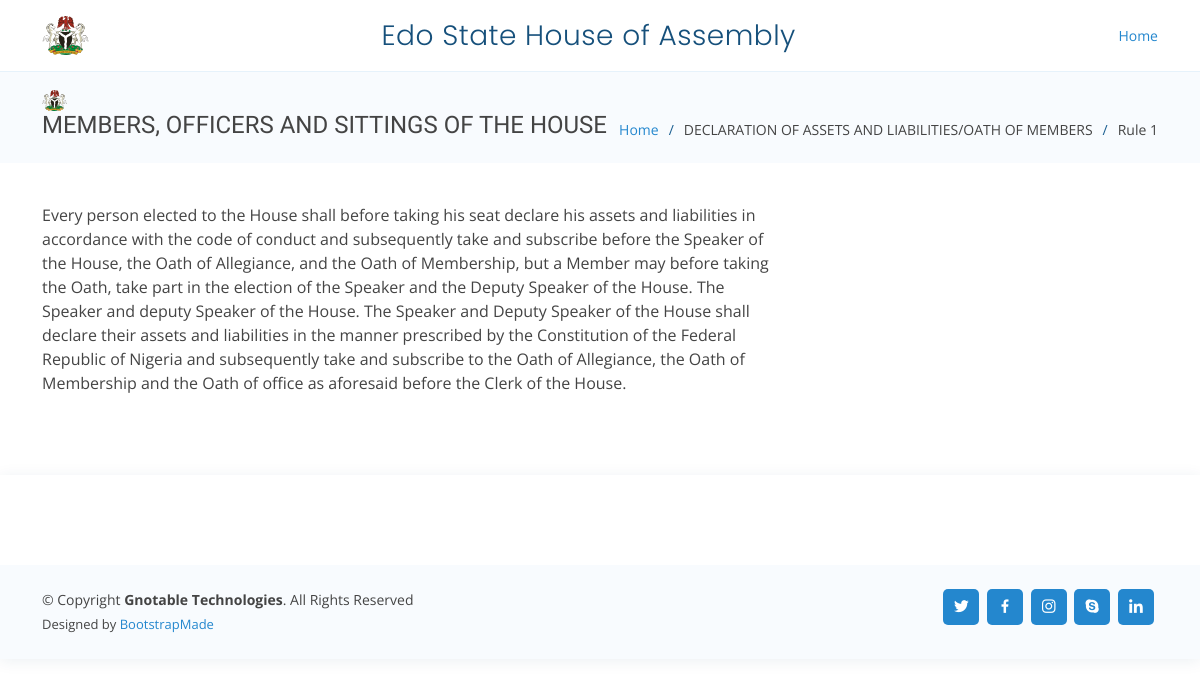
/counter/1, run on the app's committed database.
### edharules/models.py (models this page shows, shortened)
class EDHARule(models.Model):
    rule_section_num = models.IntegerField
    rule_section_title = models.CharField(max_length=255)
    rule_subsection_num = models.CharField(max_length=2)
    rule_subsection_title = models.CharField(max_length=255)
    rule_details = models.CharField(max_length=3000)

### edharules/views.py (the view)
# urls.py: path('counter/<value>', views.counter, name='counter'),
def counter(request, value):
    rules = EDHARule.objects.get(pk=value)
    return render(request, 'rule-details.html', {'rules': rules})

### templates/rule-details.html (shortened to what this page needs)
{% extends 'base.html' %}
{% load static %}
{% block body %}
  <header id="header" class="fixed-top">
    <div class="container d-flex align-items-center justify-content-between">
      <a href="index.html" class="logo"><img src="{% static 'assets/img/Coat_of_arms_of_Nigeria.svg' %}" alt="" class="img-fluid"></a>
      <h1 class="logo"><a href="{% url 'index' %}">Edo State House of Assembly</a></h1>
      <nav id="navbar" class="navbar sticky-top navbar-expand-md">
       <ul>
          <li><a class="nav-link scrollto active" href="{% url 'index' %}">Home</a></li>
        </ul>
      </nav>
    </div>
  </header>
  <main id="main" data-aos="slide-left" data-aos-delay="20">
    <section id="breadcrumbs" class="breadcrumbs">
      <div class="container">
        <img src="{% static 'assets/img/Coat_of_arms_of_Nigeria.svg' %}" alt="" class="img-fluid" width="25px" align="center">
        <div class="d-flex justify-content-between align-items-center">
          <h2>{{ rules.rule_section_title}}</h2>
          <ol>
            <li><a href="{% url 'index' %}">Home</a></li>
            <li>{{ rules.rule_subsection_title}}</li>
            <li>Rule {{ rules.id }}</li>
          </ol>
        </div>
      </div>
    </section>
    <section id="portfolio-details" class="portfolio-details">
      <div class="container">
        <div class="row gy-4">
          <div class="col-lg-8">
            <div class="portfolio-details-slider swiper">
              <div class="align-items-center">
                {{ rules.rule_details|safe }}
              </div>
            </div>
          </div>
          </div>
        </div>
    </section>
  </main>
  <footer id="footer">
    <div class="footer-top">
    </div>
    <div class="container d-md-flex py-4">
      <div class="me-md-auto text-center text-md-start">
        <div class="copyright">
          &copy; Copyright <strong><span>Gnotable Technologies</span></strong>. All Rights Reserved
        </div>
        <div class="credits">
          Designed by <a href="https://bootstrapmade.com/">BootstrapMade</a>
        </div>
      </div>
      <div class="social-links text-center text-md-right pt-3 pt-md-0">
        <a href="#" class="twitter"><i class="bx bxl-twitter"></i></a>
        <a href="#" class="facebook"><i class="bx bxl-facebook"></i></a>
        <a href="#" class="instagram"><i class="bx bxl-instagram"></i></a>
        <a href="#" class="google-plus"><i class="bx bxl-skype"></i></a>
        <a href="#" class="linkedin"><i class="bx bxl-linkedin"></i></a>
      </div>
    </div>
  </footer>
    {% endblock %}

### templates/base.html (shortened to what this page needs)
<!DOCTYPE html>
{% load static %}
<html lang="en">
<head>
  <link href="{% static 'assets/vendor/aos/aos.css' %}" rel="stylesheet">
  <link href="{% static 'assets/vendor/bootstrap/css/bootstrap.min.css' %}" rel="stylesheet">
  <link href="{% static 'assets/vendor/bootstrap-icons/bootstrap-icons.css' %}" rel="stylesheet">
  <link href="{% static 'assets/vendor/boxicons/css/boxicons.min.css' %}" rel="stylesheet">
  <link href="{% static 'assets/vendor/glightbox/css/glightbox.min.css' %}" rel="stylesheet">
  <link href="{% static 'assets/vendor/remixicon/remixicon.css' %}" rel="stylesheet">
  <link href="{% static 'assets/vendor/swiper/swiper-bundle.min.css' %}" rel="stylesheet">
  <link href="{% static 'assets/css/style.css' %}" rel="stylesheet">
</head>
<body>
  {% block body %}
  {% endblock %}
</body>
</html>

### static/assets/css/style.css (style rules this page uses)
body { font-family: "Open Sans", sans-serif; color: #444444; }
a { color: #2487ce; text-decoration: none; }
h1, h2, h3, h4, h5, h6 { font-family: "Raleway", sans-serif; }
#header { transition: all 0.5s; background: #fff; z-index: 997; padding: 15px 0; border-bottom: 1px solid #e6f2fb; }
#header .logo { font-size: 28px; margin: 0; padding: 0; line-height: 1; font-weight: 300; letter-spacing: 0.5px; font-family: "Poppins", sans-serif; }
#header .logo a { color: #16507b; }
#header .logo img { max-height: 40px; }
.navbar { padding: 0; }
.navbar ul { margin: 0; padding: 0; display: flex; list-style: none; align-items: center; }
.navbar li { position: relative; }
.navbar a, .navbar a:focus { display: flex; align-items: center; justify-content: space-between; padding: 10px 0 10px 30px; font-size: 14px; color: #16507b; white-space: nowrap; transition: 0.3s; }
.navbar a:hover, .navbar .active, .navbar .active:focus, .navbar li:hover > a { color: #2487ce; }
section { padding: 80px 0; overflow: hidden; }
.portfolio-details { padding-top: 40px; }
.breadcrumbs { padding: 15px 0; background: #f8fbfe; min-height: 40px; margin-top: 72px; }
.breadcrumbs h2 { font-size: 24px; font-weight: 300; }
.breadcrumbs ol { display: flex; flex-wrap: wrap; list-style: none; padding: 0; margin: 0; font-size: 14px; }
.breadcrumbs ol li + li { padding-left: 10px; }
.breadcrumbs ol li + li::before { display: inline-block; padding-right: 10px; color: #1a5e90; content: "/"; }
#footer { color: #444444; font-size: 14px; background: #f8fbfe; box-shadow: 0px 2px 15px rgba(18, 66, 101, 0.08); }
#footer .footer-top { padding: 60px 0 30px 0; background: #fff; }
#footer .credits { padding-top: 5px; font-size: 13px; color: #444444; }
#footer .social-links a { font-size: 18px; display: inline-block; background: #2487ce; color: #fff; line-height: 1; padding: 8px 0; margin-right: 4px; border-radius: 5px; text-align: center; width: 36px; height: 36px; transition: 0.3s; }

### data on the page
EDHARule: rule_section_title "MEMBERS, OFFICERS AND SITTINGS OF THE HOUSE", rule_subsection_title "DECLARATION OF ASSETS AND LIABILITIES/OATH OF MEMBERS", id "1", rule_details "Every person elected to the House shall before taking his seat declare his assets and liabilities in accordance with the code of conduct and subsequently take and subscribe before the Speaker of the House, the Oath of Allegiance, and the Oath of Membership, but a Member may before taking the Oath, take part in the election of the Speaker and the Deputy Speaker of the House. The Speaker and deputy Speaker of the House. The Speaker and Deputy Speaker of the House shall declare their assets and liabilities in the manner prescribed by the Constitution of the Federal Republic of Nigeria and subsequently take and subscribe to the Oath of Allegiance, the Oath of Membership and the Oath of office…"
